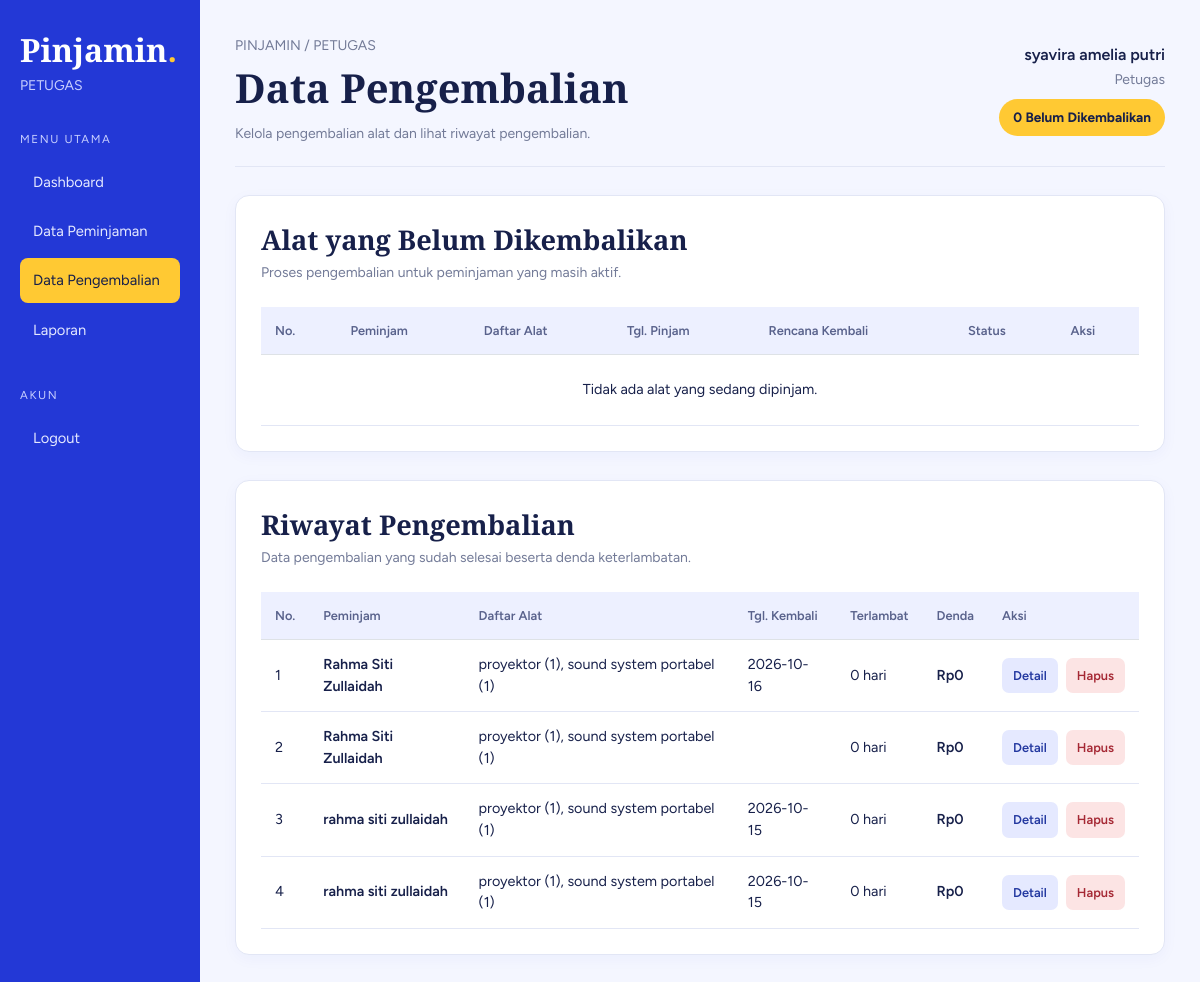
The page /petugas/pengembalian.php (signed in) on the database its author committed.
### tables this page shows
CREATE TABLE `pengembalian` (
  `id_pengembalian` int(11) NOT NULL,
  `id_peminjaman` int(11) NOT NULL,
  `tgl_kembali` date DEFAULT NULL,
  `hari_telat` int(11) NOT NULL DEFAULT 0,
  `denda` decimal(10,2) NOT NULL
);

CREATE TABLE `peminjam` (
  `id_peminjam` int(11) NOT NULL,
  `username` varchar(50) NOT NULL,
  `nisn` varchar(10) NOT NULL,
  `kelas` varchar(20) NOT NULL,
  `jenis_peminjam` enum('siswa','guru','','') NOT NULL,
  `login_username` varchar(50) DEFAULT NULL,
  `password` varchar(255) DEFAULT NULL
);

### petugas/pengembalian.php (the view, shortened to what this page needs)
<?php
include '../koneksi.php';
function e($value) {
    return htmlspecialchars((string) $value, ENT_QUOTES, 'UTF-8');
}
$query = mysqli_query(
    $koneksi,
    "SELECT
        p.id_peminjaman,
        pm.username,
        p.tgl_pinjam,
        p.tgl_rencana_kembali,
        GROUP_CONCAT(
            CONCAT(a.nama_alat, ' (', d.jumlah, ')')
            ORDER BY a.nama_alat SEPARATOR ', '
        ) AS daftar_alat
     FROM peminjaman p
     JOIN peminjam pm ON p.id_peminjam = pm.id_peminjam
     LEFT JOIN detail_peminjaman d
        ON p.id_peminjaman = d.id_peminjaman
     LEFT JOIN alat a ON d.id_alat = a.id_alat
     WHERE p.status = 'dipinjam'
     GROUP BY
        p.id_peminjaman,
        pm.username,
        p.tgl_pinjam,
        p.tgl_rencana_kembali
     ORDER BY p.tgl_rencana_kembali ASC"
);
$jumlahAktif = mysqli_num_rows($query);
$riwayat = mysqli_query(
    $koneksi,
    "SELECT
        pg.id_pengembalian,
        pm.username,
        p.id_peminjaman,
        p.tgl_pinjam,
        p.tgl_rencana_kembali,
        pg.tgl_kembali,
        pg.hari_telat,
        pg.denda,
        GROUP_CONCAT(
            CONCAT(a.nama_alat, ' (', d.jumlah, ')')
            ORDER BY a.nama_alat SEPARATOR ', '
        ) AS daftar_alat
     FROM pengembalian pg
     JOIN peminjaman p ON pg.id_peminjaman = p.id_peminjaman
     JOIN peminjam pm ON p.id_peminjam = pm.id_peminjam
     LEFT JOIN detail_peminjaman d
        ON p.id_peminjaman = d.id_peminjaman
     LEFT JOIN alat a ON d.id_alat = a.id_alat
     GROUP BY
        pg.id_pengembalian,
        pm.username,
        p.id_peminjaman,
        p.tgl_pinjam,
        p.tgl_rencana_kembali,
        pg.tgl_kembali,
        pg.hari_telat,
        pg.denda
     ORDER BY pg.id_pengembalian DESC"
);
$jumlahRiwayat = mysqli_num_rows($riwayat);
function tampilkanAlat($koneksi, $row) {
    if (!empty($row['daftar_alat'])) {
        return e($row['daftar_alat']);
    }
    $id = (int) $row['id_peminjaman'];
    $stmt = mysqli_prepare(
        $koneksi,
        "SELECT a.nama_alat, p.jumlah
         FROM peminjaman p
         JOIN alat a ON p.id_alat = a.id_alat
         WHERE p.id_peminjaman = ?"
    );
    mysqli_stmt_bind_param($stmt, "i", $id);
    mysqli_stmt_execute($stmt);
    $alat = mysqli_fetch_assoc(mysqli_stmt_get_result($stmt));
    return e($alat['nama_alat']) . ' (' . (int) $alat['jumlah'] . ')';
}
?>
<!DOCTYPE html>
<html lang="id">
<head>
    <link href="https://cdn.jsdelivr.net/npm/bootstrap@5.3.3/dist/css/bootstrap.min.css" rel="stylesheet">
</head>
<body>
<div class="container-fluid">
    <div class="row">
        <aside class="col-md-3 col-xl-2 sidebar">
            <a href="index.php" class="brand">Pinjamin<span>.</span></a>
            <p class="small mt-1" style="color:#C9D0FF">PETUGAS</p>
            <p class="menu-label">MENU UTAMA</p>
            <nav class="menu">
                <a href="index.php">Dashboard</a>
                <a href="peminjaman.php">Data Peminjaman</a>
                <a href="pengembalian.php" class="active">Data Pengembalian</a>
                <a href="laporan.php">Laporan</a>
            </nav>
            <p class="menu-label">AKUN</p>
            <nav class="menu">
                <a href="../logout.php"
                   onclick="return confirm('Yakin ingin keluar?')">
                    Logout
                </a>
            </nav>
        </aside>
        <main class="col-md-9 col-xl-10 content">
            <div class="topbar d-flex flex-wrap justify-content-between align-items-center gap-3">
                <div>
                    <p class="muted small mb-1">PINJAMIN / PETUGAS</p>
                    <h1 class="page-title mb-0">Data Pengembalian</h1>
                    <p class="muted small mb-0 mt-2">
                        Kelola pengembalian alat dan lihat riwayat pengembalian.
                    </p>
                </div>
                <div class="text-md-end">
                    <div class="fw-semibold">
                        <?= e($_SESSION['username'] ?? 'Petugas') ?>
                    </div>
                    <small class="muted">Petugas</small>
                    <div class="mt-2">
                        <span class="count">
                            <?= $jumlahAktif ?> Belum Dikembalikan
                        </span>
                    </div>
                </div>
            </div>
            <section class="panel">
                <h2 class="panel-title mb-1">Alat yang Belum Dikembalikan</h2>
                <p class="muted small mb-4">
                    Proses pengembalian untuk peminjaman yang masih aktif.
                </p>
                <div class="table-responsive">
                    <table class="table table-hover">
                        <thead>
                            <tr>
                                <th>No.</th>
                                <th>Peminjam</th>
                                <th>Daftar Alat</th>
                                <th>Tgl. Pinjam</th>
                                <th>Rencana Kembali</th>
                                <th>Status</th>
                                <th>Aksi</th>
                            </tr>
                        </thead>
                        <tbody>
                        <?php if ($jumlahAktif > 0): ?>
                            <?php $no = 1; ?>
                            <?php while ($row = mysqli_fetch_assoc($query)): ?>
                                <tr>
                                    <td><?= $no++ ?></td>
                                    <td class="fw-semibold">
                                        <?= e($row['username']) ?>
                                    </td>
                                    <td><?= tampilkanAlat($koneksi, $row) ?></td>
                                    <td><?= e($row['tgl_pinjam']) ?></td>
                                    <td><?= e($row['tgl_rencana_kembali']) ?></td>
                                    <td>
                                        <span class="status dipinjam">Dipinjam</span>
                                    </td>
                                    <td>
                                        <form method="POST"
                                              onsubmit="return confirm('Proses pengembalian semua alat ini?')">
                                            <input type="hidden"
                                                   name="id_peminjaman"
                                                   value="<?= (int) $row['id_peminjaman'] ?>">
                                            <button type="submit"
                                                    name="kembalikan"
                                                    class="btn-aksi btn-kembali">
                                                Proses Kembali
                                            </button>
                                        </form>
                                    </td>
                                </tr>
                            <?php endwhile; ?>
                        <?php else: ?>
                            <tr>
                                <td colspan="7" class="text-center py-4 muted">
                                    Tidak ada alat yang sedang dipinjam.
                                </td>
                            </tr>
                        <?php endif; ?>
                        </tbody>
                    </table>
                </div>
            </section>
            <section class="panel">
                <h2 class="panel-title mb-1">Riwayat Pengembalian</h2>
                <p class="muted small mb-4">
                    Data pengembalian yang sudah selesai beserta denda keterlambatan.
                </p>
                <div class="table-responsive">
                    <table class="table table-hover">
                        <thead>
                            <tr>
                                <th>No.</th>
                                <th>Peminjam</th>
                                <th>Daftar Alat</th>
                                <th>Tgl. Kembali</th>
                                <th>Terlambat</th>
                                <th>Denda</th>
                                <th>Aksi</th>
                            </tr>
                        </thead>
                        <tbody>
                        <?php if ($jumlahRiwayat > 0): ?>
                            <?php $no = 1; ?>
                            <?php while ($row = mysqli_fetch_assoc($riwayat)): ?>
                                <?php $modalId = 'detail' . (int) $row['id_pengembalian']; ?>
                                <tr>
                                    <td><?= $no++ ?></td>
                                    <td class="fw-semibold">
                                        <?= e($row['username']) ?>
                                    </td>
                                    <td><?= tampilkanAlat($koneksi, $row) ?></td>
                                    <td><?= e($row['tgl_kembali']) ?></td>
                                    <td><?= (int) $row['hari_telat'] ?> hari</td>
                                    <td class="fw-semibold">
                                        Rp<?= number_format((int) $row['denda'], 0, ',', '.') ?>
                                    </td>
                                    <td>
                                        <div class="d-flex gap-2">
                                            <button type="button"
                                                    class="btn-aksi btn-detail"
                                                    data-bs-toggle="modal"
                                                    data-bs-target="#<?= e($modalId) ?>">
                                                Detail
                                            </button>
                                            <form method="POST"
                                                  onsubmit="return confirm('Hapus riwayat ini? Peminjaman akan aktif kembali dan stok akan dikurangi lagi.')">
                                                <button type="submit"
                                                        name="hapus_pengembalian"
                                                        class="btn-aksi btn-hapus">
                                                    Hapus
                                                </button>
                                            </form>
                                        </div>
                                    </td>
                                </tr>
                            <?php endwhile; ?>
                        <?php endif; ?>
                        </tbody>
                    </table>
                </div>
            </section>
        </main>
    </div>
</div>
</body>
</html>

### petugas/pengembalian.php (style rules this page uses)
:root { --ink: #17204A; --paper: #F4F6FF; --sheet: #FFFFFF; --blue: #2338D6; --yellow: #FFC933; --muted: #737B98; --line: #E2E6F5; }
* { box-sizing: border-box; }
body { margin: 0; background: var(--paper); color: var(--ink); font-family: "Figtree", sans-serif; }
.sidebar { background: var(--blue); color: white; min-height: 100vh; padding: 28px 20px; }
.brand { font: 700 2rem "Cormorant Garamond", serif; color: white; text-decoration: none; }
.brand span { color: var(--yellow); }
.menu-label { color: #C9D0FF; font-size: .72rem; letter-spacing: .14em; margin: 35px 0 12px; }
.menu a { display: block; color: #E5E9FF; text-decoration: none; padding: 11px 13px; margin-bottom: 5px; border-radius: 8px; font-size: .92rem; transition: .2s; }
.menu a:hover, .menu a.active { background: var(--yellow); color: var(--ink); }
.content { padding: 35px; min-width: 0; }
.topbar { border-bottom: 1px solid var(--line); padding-bottom: 22px; margin-bottom: 28px; }
.page-title { font: 600 2.5rem "Cormorant Garamond", serif; }
.muted { color: var(--muted); }
.count { display: inline-block; background: var(--yellow); color: var(--ink); padding: 8px 14px; border-radius: 20px; font-size: .85rem; font-weight: 700; }
.panel { background: var(--sheet); border: 1px solid var(--line); border-radius: 14px; padding: 25px; box-shadow: 0 4px 15px rgba(35, 56, 214, .04); margin-bottom: 28px; }
.panel-title { font: 600 1.7rem "Cormorant Garamond", serif; }
.table { --bs-table-bg: transparent; --bs-table-color: var(--ink); margin-bottom: 0; vertical-align: middle; }
.table thead th { background: #EDF0FF; color: #59628C; font-size: .8rem; font-weight: 600; padding: 14px; white-space: nowrap; }
.table tbody td { padding: 14px; border-color: var(--line); font-size: .9rem; }
.btn-aksi { display: inline-block; padding: 8px 11px; border-radius: 7px; text-decoration: none; font-size: .8rem; font-weight: 600; white-space: nowrap; border: 0; cursor: pointer; }
.btn-detail { background: #E5E9FF; color: #2338A0; }
.btn-hapus { background: #FCE4E4; color: #A52834; }

### rows shown on the page
pengembalian: peminjam.username "Rahma Siti Zullaidah", row "proyektor (1), sound system portabel (1)", tgl_kembali "2026-10-16", hari_telat "0", denda "0"
pengembalian: peminjam.username "Rahma Siti Zullaidah", row "proyektor (1), sound system portabel (1)", hari_telat "0", denda "0"
pengembalian: peminjam.username "rahma siti zullaidah", row "proyektor (1), sound system portabel (1)", tgl_kembali "2026-10-15", hari_telat "0", denda "0"
pengembalian: peminjam.username "rahma siti zullaidah", row "proyektor (1), sound system portabel (1)", tgl_kembali "2026-10-15", hari_telat "0", denda "0"

### other values the page prints
$_SESSION['username'] "syavira amelia putri"
$jumlahAktif "0"
